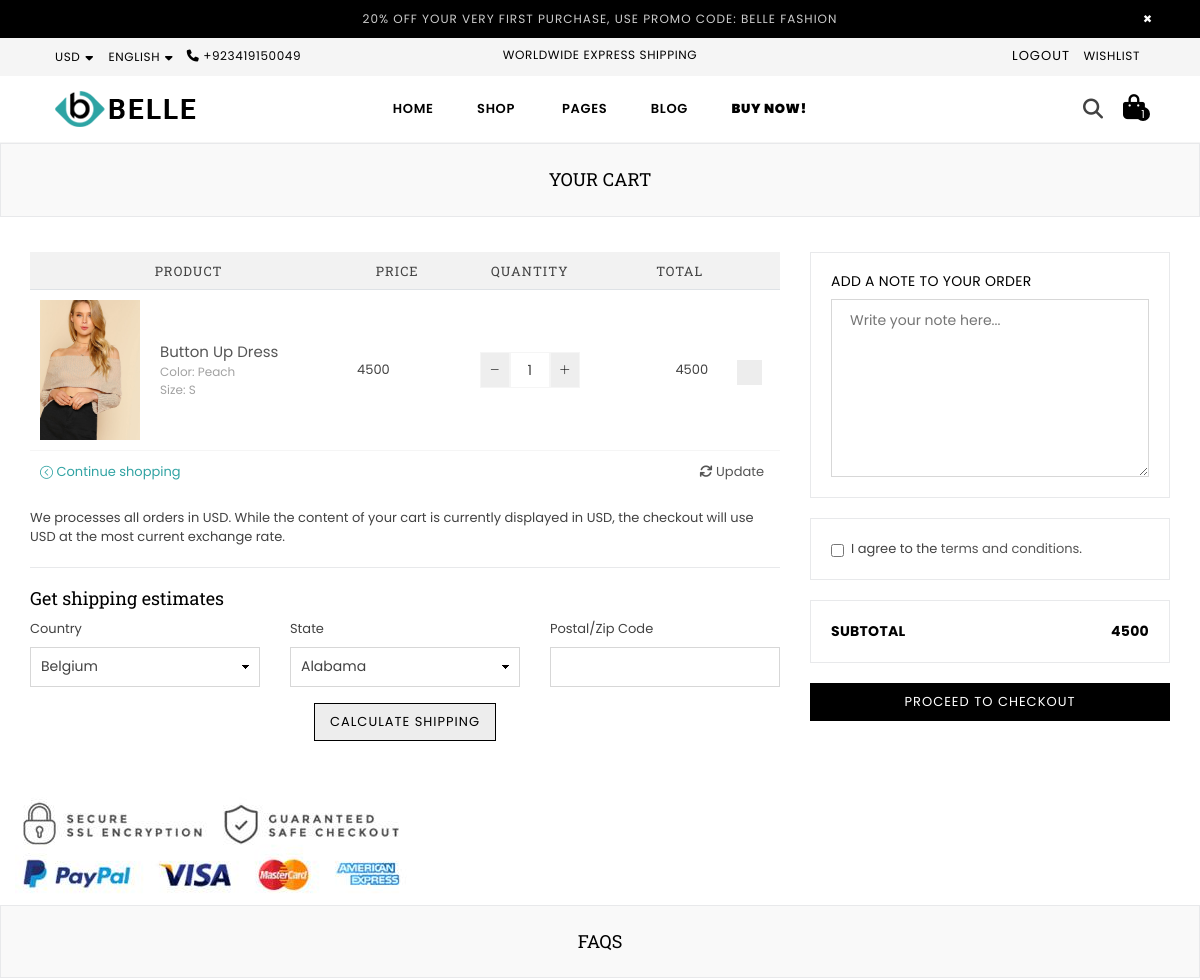
Before: /cart (signed in, upper part) with the older database file.
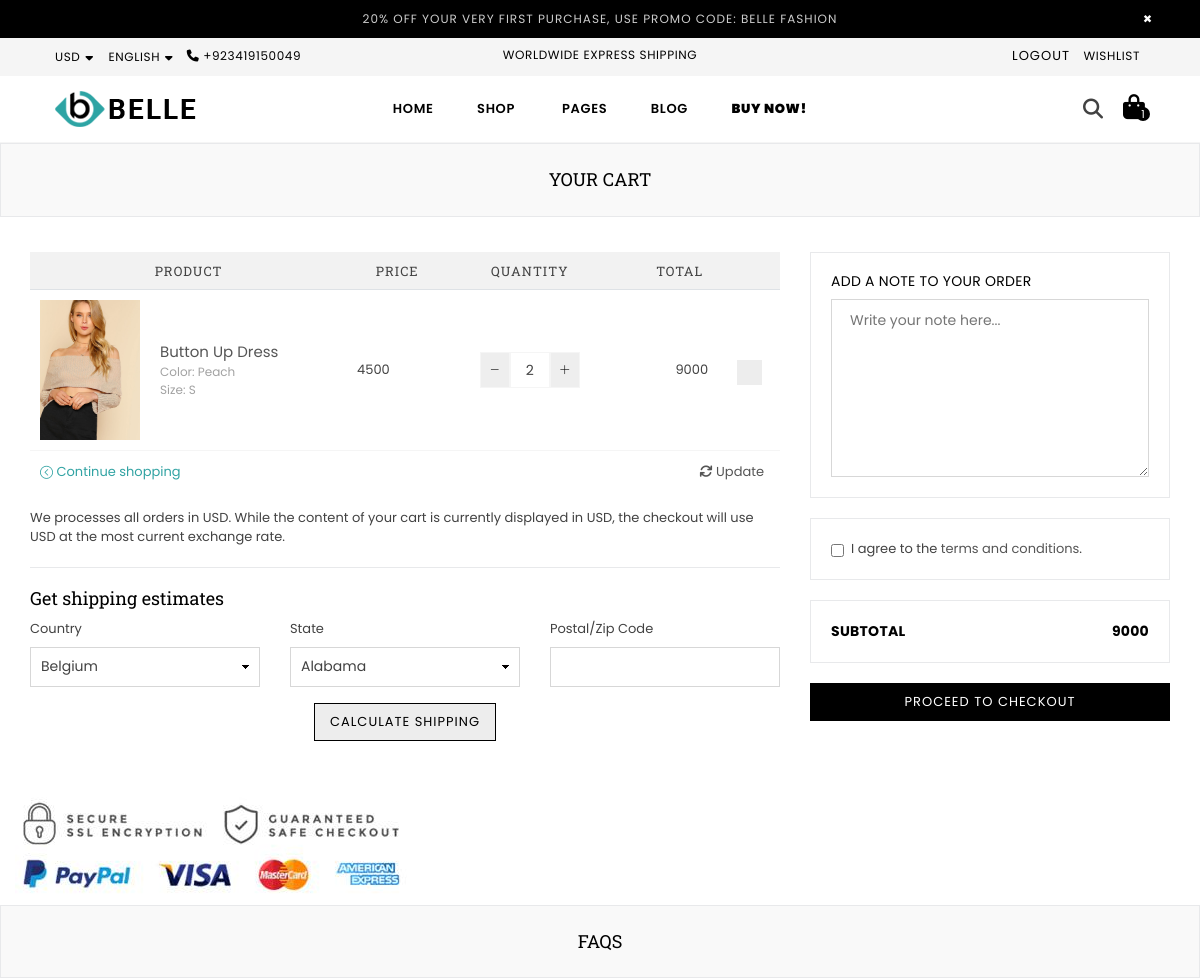
After: the same page with the newer database file.
### app/models.py (models this page shows, shortened)
class CartItem(models.Model):
    user = models.ForeignKey(User, on_delete=models.CASCADE)
    product = models.ForeignKey(Products, on_delete=models.CASCADE)
    color = models.CharField(max_length=100)
    size = models.CharField(max_length=100)
    quantity = models.PositiveIntegerField(default=1)
    note = models.TextField(blank=True, null=True)  # Optional notes for the cart item
    terms_accepted = models.BooleanField(default=False)  # Terms acceptance status
    class Meta:
        constraints = [
            models.UniqueConstraint(fields=['user', 'product', 'color', 'size'], name='unique_cart_item')
        ]

class Products(models.Model):
    name=models.CharField(max_length=100)
    description=models.TextField()
    slug=models.SlugField(max_length=50,unique=True,blank=True)
    in_stock=models.BooleanField()
    stock_quantity=models.IntegerField()
    last_update=models.DateTimeField(auto_now=True)
    sku=models.CharField(max_length=50)
    view_count=models.IntegerField(null=True,blank=True)
    price=models.IntegerField()
    striked_price=models.IntegerField(blank=True,null=True,default=0)
    product_type=models.CharField(max_length=20)
    labels=models.ManyToManyField(Labels,max_length=20)
    wishlist=models.ManyToManyField(User,related_name='wishlist',blank=True)
    collections=models.CharField(max_length=50)
    main_image= models.ImageField(upload_to='products/')  # Shown by default
    hover_image= models.ImageField(upload_to='products/')  # Shown on hover
    tag=models.ManyToManyField('Tag',related_name='products',blank=True)
    sizes = models.ManyToManyField(Size, related_name='products', blank=True)
    color = models.ManyToManyField(Color, related_name='productscolor', blank=True)
    brand=models.ForeignKey(Brand, on_delete=models.CASCADE,related_name='brand',blank=True)
    def __str__(self):
        return self.name
    class Meta:
        verbose_name = "Product"  # Correct singular form
        verbose_name_plural = "Products"  # Correct plural form

### app/views.py (the view, shortened to what this page needs)
# urls.py: path("cart",views.CartView,name="cart"),
def CartView(request):
    cart_items = CartItem.objects.filter(user=request.user)
    for item in cart_items:
        item.subtotal = item.product.price * item.quantity
    total_price = sum(item.subtotal for item in cart_items)
    context = {
        "cart_items": cart_items,
        "total_price": total_price,
    }
    return render(request, "app/cart.html", context)

### app/context_processors.py (called while the page is built)
def minicart_data(request):
    cart_items = []
    cart_total = 0.0
    total_item=0
    if request.user.is_authenticated:  # Ensure the user is logged in
        user_cart = CartItem.objects.filter(user=request.user)  # Adjust based on your cart model
        total_item=CartItem.objects.filter(user=request.user).count()
        cart_items = user_cart
        cart_total = sum(item.product.price * item.quantity for item in user_cart)
    return {
        'cart_items': cart_items,
        'cart_total': cart_total,
        "total_item":total_item
    }

### app/templates/app/cart.html (shortened to what the changed rows need)
{% extends "base.html" %} {% load static %} {% block title %}BELLE | CART {% endblock title %} {% block content %}
<div id="page-content">
  <div class="page section-header text-center">
    <div class="page-title">
      <div class="wrapper"><h1 class="page-width">Your cart</h1></div>
    </div>
  </div>
  <div class="container">
    <div class="row">
      <div class="col-12 col-sm-12 col-md-8 col-lg-8 main-col">
        <form action="#" method="post" class="cart style2">
          <table>
            <thead class="cart__row cart__header">
              <tr>
                <th colspan="2" class="text-center">Product</th>
                <th class="text-center">Price</th>
                <th class="text-center">Quantity</th>
                <th class="text-right">Total</th>
                <th class="action">&nbsp;</th>
              </tr>
            </thead>
            <tbody>
              {% if cart_items %}
              {% for item in cart_items %}
              <tr class="cart__row border-bottom line1 cart-flex border-top" data-item-id="{{ item.id }}">
                  <td class="cart__image-wrapper cart-flex-item">
                      <a href="#">
                          <img class="cart__image" src="{{ item.product.main_image.url }}" alt="{{ item.product.name }}" />
                      </a>
                  </td>
                  <td class="cart__meta small--text-left cart-flex-item">
                      <div class="list-view-item__title">
                          <a href="#">{{ item.product }}</a>
                      </div>
                      <div class="cart__meta-text">
                          Color: {{ item.color }}<br />Size: {{ item.size }}<br />
                      </div>
                  </td>
                  <td class="cart__price-wrapper cart-flex-item">
                      <span class="money">{{ item.product.price }}</span>
                  </td>
                  <td class="cart__update-wrapper cart-flex-item text-right">
                      <div class="cart__qty text-center">
                          <div class="qtyField">
                              <a class="qtyBtn minus" href="javascript:void(0);">
                                  <i class="icon icon-minus"></i>
                              </a>
                              <input
                                  class="cart__qty-input qty"
                                  type="text"
                                  name="updates[]"
                                  value="{{ item.quantity }}"
                                  pattern="[0-9]*"
                              />
                              <a class="qtyBtn plus" href="javascript:void(0);">
                                  <i class="icon icon-plus"></i>
                              </a>
                          </div>
                      </div>
                  </td>
                  <td class="text-right small--hide cart-price">
                      <div id="subtotal-{{ item.id }}"><span class="money">{{ item.subtotal }}</span></div>
                  </td>
                  <td class="text-center small--hide">
                    <a href="{% url 'remove_cart_item' item.id %}" class="btn btn--secondary cart__remove" title="Remove item">
                        <i class="icon icon anm anm-times-l"></i>
                    </a>
                </td>
              </tr>
              {% endfor %}
              {% else %}
              <tr>
                <td colspan="6" class="text-center">
                  <p>Your cart is empty.</p>
                </td>
              {% endif %}
          </tbody>
          </table>
        </form>
      </div>
      <div class="col-12 col-sm-12 col-md-4 col-lg-4 cart__footer">
        <form method="POST" action="{% url 'cart' %}">
            <div class="solid-border mt-3">
                <div class="row">
                    <span
                        class="col-12 col-sm-6 cart__subtotal-title cart__subtotal text-right"
                        id="total-price"
                    >
                        <span class="money">{{ total_price }}</span>
                    </span>
                </div>
            </div>
        </form>
    </div>
        </div>
      </div>
    </div>
  </div>
{% endblock content %}

Changed rows visible on the page:
changed CartItem "Peach": quantity "1" → "2"; subtotal "4500" → "9000"
Other visible differences:
{{ total_price }}: "4500" → "9000"
